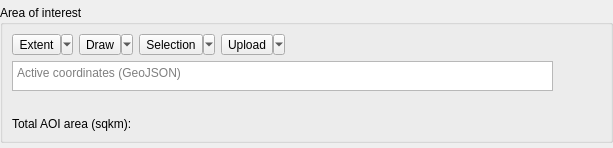
<?xml version="1.0" encoding="UTF-8"?>
<ui version="4.0">
 <class>mainFilterWidget</class>
 <widget class="QWidget" name="mainFilterWidget">
  <property name="geometry">
   <rect>
    <x>0</x>
    <y>0</y>
    <width>613</width>
    <height>148</height>
   </rect>
  </property>
  <property name="sizePolicy">
   <sizepolicy hsizetype="Preferred" vsizetype="Preferred">
    <horstretch>0</horstretch>
    <verstretch>0</verstretch>
   </sizepolicy>
  </property>
  <property name="maximumSize">
   <size>
    <width>16777215</width>
    <height>16777215</height>
   </size>
  </property>
  <property name="windowTitle">
   <string>Form</string>
  </property>
  <layout class="QVBoxLayout" name="verticalLayout">
   <property name="leftMargin">
    <number>0</number>
   </property>
   <property name="topMargin">
    <number>0</number>
   </property>
   <property name="rightMargin">
    <number>0</number>
   </property>
   <property name="bottomMargin">
    <number>0</number>
   </property>
   <item>
    <widget class="QgsCollapsibleGroupBox" name="grpBoxMainFilters">
     <property name="sizePolicy">
      <sizepolicy hsizetype="Preferred" vsizetype="Maximum">
       <horstretch>0</horstretch>
       <verstretch>0</verstretch>
      </sizepolicy>
     </property>
     <property name="title">
      <string>Area of interest</string>
     </property>
     <layout class="QVBoxLayout" name="verticalLayout_12">
      <property name="leftMargin">
       <number>9</number>
      </property>
      <property name="topMargin">
       <number>9</number>
      </property>
      <property name="rightMargin">
       <number>9</number>
      </property>
      <property name="bottomMargin">
       <number>9</number>
      </property>
      <item>
       <widget class="QFrame" name="frameAOITools">
        <property name="frameShape">
         <enum>QFrame::NoFrame</enum>
        </property>
        <property name="frameShadow">
         <enum>QFrame::Raised</enum>
        </property>
        <layout class="QHBoxLayout" name="horizontalLayout">
         <property name="spacing">
          <number>6</number>
         </property>
         <property name="leftMargin">
          <number>0</number>
         </property>
         <property name="topMargin">
          <number>0</number>
         </property>
         <property name="rightMargin">
          <number>0</number>
         </property>
         <property name="bottomMargin">
          <number>0</number>
         </property>
         <item>
          <widget class="QToolButton" name="btnExtent">
           <property name="sizePolicy">
            <sizepolicy hsizetype="Maximum" vsizetype="Fixed">
             <horstretch>0</horstretch>
             <verstretch>0</verstretch>
            </sizepolicy>
           </property>
           <property name="text">
            <string>Extent</string>
           </property>
           <property name="icon">
            <iconset resource="../resources/resources.qrc">
             <normaloff>:/plugins/planet_explorer/extents.svg</normaloff>:/plugins/planet_explorer/extents.svg</iconset>
           </property>
           <property name="popupMode">
            <enum>QToolButton::MenuButtonPopup</enum>
           </property>
           <property name="toolButtonStyle">
            <enum>Qt::ToolButtonTextBesideIcon</enum>
           </property>
          </widget>
         </item>
         <item>
          <widget class="QToolButton" name="btnDraw">
           <property name="text">
            <string>Draw</string>
           </property>
           <property name="icon">
            <iconset resource="../resources/resources.qrc">
             <normaloff>:/plugins/planet_explorer/extent-draw-polygon.svg</normaloff>:/plugins/planet_explorer/extent-draw-polygon.svg</iconset>
           </property>
           <property name="popupMode">
            <enum>QToolButton::MenuButtonPopup</enum>
           </property>
           <property name="toolButtonStyle">
            <enum>Qt::ToolButtonTextBesideIcon</enum>
           </property>
          </widget>
         </item>
         <item>
          <widget class="QToolButton" name="btnSelection">
           <property name="focusPolicy">
            <enum>Qt::StrongFocus</enum>
           </property>
           <property name="text">
            <string>Selection</string>
           </property>
           <property name="icon">
            <iconset resource="../resources/resources.qrc">
             <normaloff>:/plugins/planet_explorer/extent-select.svg</normaloff>:/plugins/planet_explorer/extent-select.svg</iconset>
           </property>
           <property name="popupMode">
            <enum>QToolButton::MenuButtonPopup</enum>
           </property>
           <property name="toolButtonStyle">
            <enum>Qt::ToolButtonTextBesideIcon</enum>
           </property>
          </widget>
         </item>
         <item>
          <widget class="QToolButton" name="btnUpload">
           <property name="text">
            <string>Upload</string>
           </property>
           <property name="icon">
            <iconset resource="../resources/resources.qrc">
             <normaloff>:/plugins/planet_explorer/external-link.svg</normaloff>:/plugins/planet_explorer/external-link.svg</iconset>
           </property>
           <property name="popupMode">
            <enum>QToolButton::MenuButtonPopup</enum>
           </property>
           <property name="toolButtonStyle">
            <enum>Qt::ToolButtonTextBesideIcon</enum>
           </property>
          </widget>
         </item>
         <item>
          <spacer name="horizontalSpacer">
           <property name="orientation">
            <enum>Qt::Horizontal</enum>
           </property>
           <property name="sizeHint" stdset="0">
            <size>
             <width>0</width>
             <height>0</height>
            </size>
           </property>
          </spacer>
         </item>
        </layout>
       </widget>
      </item>
      <item>
       <widget class="QFrame" name="frameActiveAOI">
        <layout class="QHBoxLayout" name="horizontalLayout_7">
         <property name="spacing">
          <number>0</number>
         </property>
         <property name="leftMargin">
          <number>0</number>
         </property>
         <property name="topMargin">
          <number>0</number>
         </property>
         <property name="rightMargin">
          <number>0</number>
         </property>
         <property name="bottomMargin">
          <number>0</number>
         </property>
         <item>
          <widget class="QTextEdit" name="leAOI">
           <property name="maximumSize">
            <size>
             <width>16777215</width>
             <height>30</height>
            </size>
           </property>
           <property name="toolTip">
            <string>GeoJSON feature required:
- only polygon type supported
- use WGS 84 long, lat coordinates
- limited to 500 vertices
</string>
           </property>
           <property name="verticalScrollBarPolicy">
            <enum>Qt::ScrollBarAlwaysOff</enum>
           </property>
           <property name="placeholderText">
            <string>Active coordinates (GeoJSON)</string>
           </property>
          </widget>
         </item>
         <item>
          <widget class="QPushButton" name="btnZoomToAOI">
           <property name="maximumSize">
            <size>
             <width>24</width>
             <height>24</height>
            </size>
           </property>
           <property name="toolTip">
            <string>Zoom to AOI</string>
           </property>
           <property name="icon">
            <iconset resource="../resources/resources.qrc">
             <normaloff>:/plugins/planet_explorer/zoom-target.svg</normaloff>:/plugins/planet_explorer/zoom-target.svg</iconset>
           </property>
           <property name="iconSize">
            <size>
             <width>20</width>
             <height>18</height>
            </size>
           </property>
           <property name="flat">
            <bool>true</bool>
           </property>
          </widget>
         </item>
         <item>
          <widget class="QPushButton" name="btnCopyAOI">
           <property name="maximumSize">
            <size>
             <width>24</width>
             <height>24</height>
            </size>
           </property>
           <property name="toolTip">
            <string>Copy AOI coordinates</string>
           </property>
           <property name="icon">
            <iconset resource="../resources/resources.qrc">
             <normaloff>:/plugins/planet_explorer/copy.svg</normaloff>:/plugins/planet_explorer/copy.svg</iconset>
           </property>
           <property name="iconSize">
            <size>
             <width>18</width>
             <height>18</height>
            </size>
           </property>
           <property name="flat">
            <bool>true</bool>
           </property>
          </widget>
         </item>
        </layout>
       </widget>
      </item>
      <item>
       <spacer name="horizontalSpacer_2">
        <property name="orientation">
         <enum>Qt::Horizontal</enum>
        </property>
        <property name="sizeHint" stdset="0">
         <size>
          <width>40</width>
          <height>20</height>
         </size>
        </property>
       </spacer>
      </item>
      <item>
       <widget class="QLabel" name="laAOISize">
        <property name="text">
         <string>Total AOI area (sqkm):</string>
        </property>
       </widget>
      </item>
     </layout>
    </widget>
   </item>
  </layout>
 </widget>
 <customwidgets>
  <customwidget>
   <class>QgsCollapsibleGroupBox</class>
   <extends>QGroupBox</extends>
   <header>qgscollapsiblegroupbox.h</header>
   <container>1</container>
  </customwidget>
 </customwidgets>
 <resources>
  <include location="../resources/resources.qrc"/>
 </resources>
 <connections/>
</ui>
